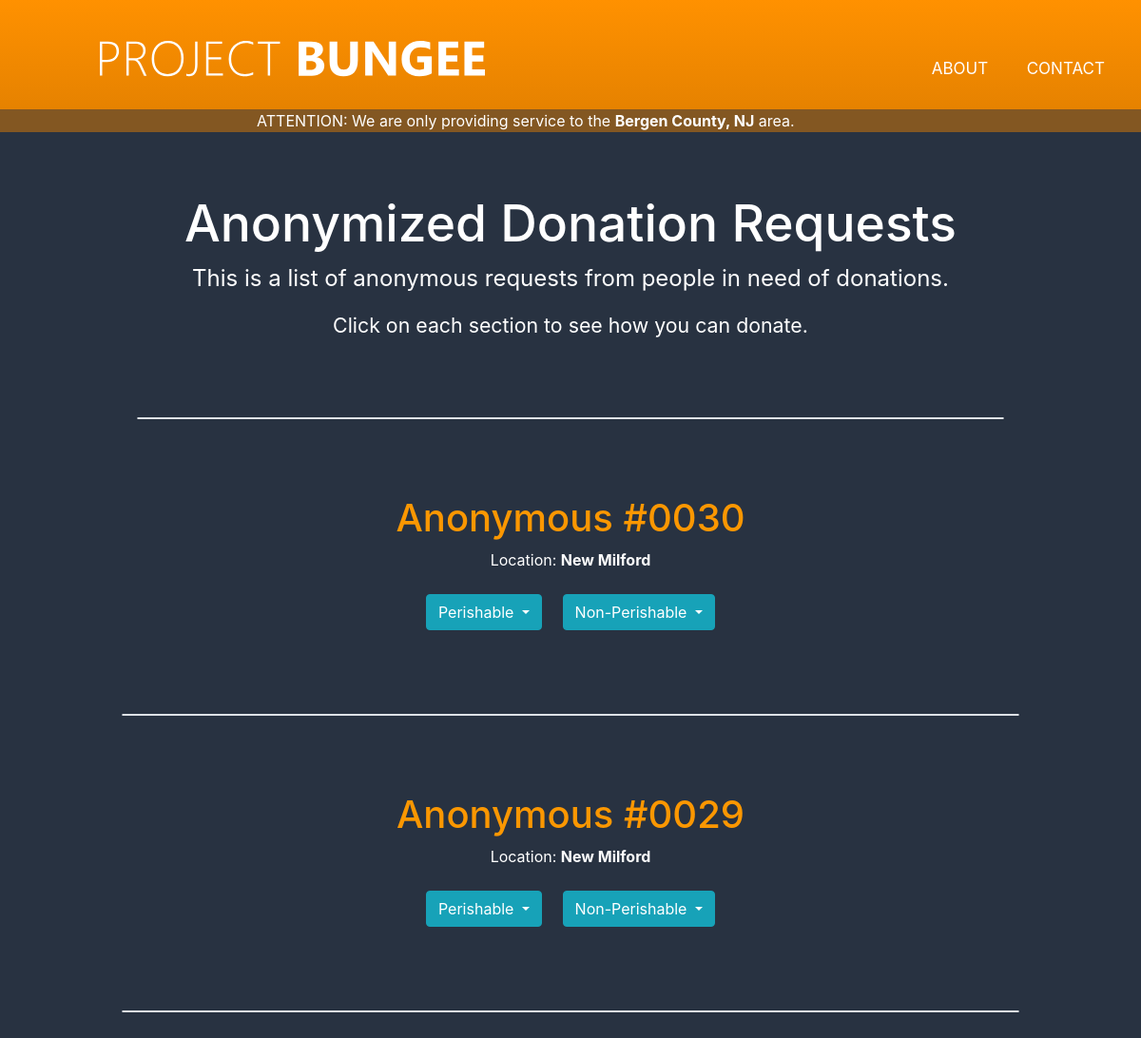
The app's page /donate/ with its own data.
### need/models.py (models this page shows)
class Order(models.Model):
    name = models.CharField(max_length = 150)
    alias = models.CharField(max_length = 150, default="Anonymous")
    town = models.TextField(default='blank')
    address = models.TextField(default='blank')
    email = models.TextField(default='blank')
    number = models.TextField(default='blank')
    urgency = models.TextField(default='blank')
    Non_Perishable = models.TextField(default='blank')
    Perishable = models.TextField(default='Placeholder')
    terms = models.BooleanField(default=False)
    time = models.CharField(max_length=500,default='blank')
    featured = models.BooleanField(default=False)
    score = models.DecimalField(max_digits=10,decimal_places=5,default=0)

### need/views.py (the view)
# urls.py: path('donate/', order_list_view, name='donate'),
def order_list_view(request):
    queryset = Order.objects.all()
    approved = []
    for item in queryset:
        if item.featured == True:
            approved.append(item)
        else:
            continue
    sort_orders(approved)
    queryset = Order.objects.all().order_by('score')
    queryset = queryset.reverse()
    approved = []
    for item in queryset:
        if item.featured == True:
            approved.append(item)
        else:
            continue
    Non_Perishable = []
    Perishable = []
    for item in approved:
        Non_Perishable.append((item.Non_Perishable).split(","))
        Perishable.append((item.Perishable).split(","))
    for (obj,item,item_two) in zip(approved,Non_Perishable,Perishable):
        obj.Non_Perishable = item
        obj.Perishable = item_two
        obj.town = (obj.town).title()
    list_length = len(approved)
    context = {
        "object_list": approved,
        "non-perishable": Non_Perishable,
        "length": list_length,
    }
    return render(request, "donation_list.html", context)

### need/sort.py (called while the page is built)
def sort_orders(queryset):
    new_sorted = {}
    i = 0
    for item in queryset:
        i += 1
        urgency_weight = (int(item.urgency) * 0.7)
        position_weight = (len(queryset) - (i))*0.3
        name = item.name
        new_sorted[name] = urgency_weight + position_weight
    pointer = 0
    unique_id = 0
    for item in new_sorted:
        if item == queryset[pointer].name:
            Order.objects.filter(name=item).update(alias=(str(unique_id) + str(unique_id) + str(queryset[pointer].id)))
            Order.objects.filter(name=item).update(score=new_sorted[item])
            pointer += 1
        else:
            pointer += 1
            continue
    return new_sorted

### templates/donation_list.html (shortened to what this page needs)
{% extends 'base.html' %}
{% block content %}
<div class="title">
    <h1 id="list-title" >Anonymized Donation Requests</h1>
    <p id="big-paragraph" >This is a list of anonymous requests from people in need of donations.</p>
    <p id="lil-paragraph" >Click on each section to see how you can donate.</p>
    <hr class="border">
</div>
<body class="background">
    <div style="text-align: center; color: white;">
        {% for instance in object_list %}
        <div class="anonymous-section">
            <a href="/donate/{{ instance.id }}" style="color: white;"><h1 style="color:#ff9900fb;">Anonymous #{{ instance.alias }}</h1></a>
            <p>Location: <b>{{ instance.town }}</b> </p>
            <div class="items">
                <div class="btn-group" style="padding: 0.5rem;">
                    <button type="button" class="btn btn-info dropdown-toggle" data-toggle="dropdown" aria-haspopup="true" aria-expanded="false">
                    Perishable
                    </button>
                </div>
                <div class="btn-group" style="padding: 0.5rem;">
                    <button type="button" class="btn btn-info dropdown-toggle" data-toggle="dropdown" aria-haspopup="true" aria-expanded="false">
                    Non-Perishable
                    </button>
                </div>
            </div>
            <hr class="border">
        </div>
        {% endfor %}
    </div>
</body>
{% endblock %}

### static/css/style.css (style rules this page uses)
* { padding: 0; margin: 0; text-decoration: none; list-style: none; box-sizing: border-box; }
body { font-family: 'Segoe UI', Tahoma, Geneva, Verdana, sans-serif; }
#lil-paragraph { font-size:16pt; }
#big-paragraph { font-size: 18pt; }
#list-title { font-size: 40pt; }

### templates/donation_list.html (style rules this page uses)
.anonymous-section { margin: 3rem; }
.items { font-size: 15pt; }
.border { margin: 5rem; border-top: 8px solid rgb(119, 119, 119); border-radius: 3px; }
.background { background-color: rgb(40, 50, 65); }
.title { text-align: center; color: white; margin: 4rem; margin-bottom: 5rem; }

### records on screen
Order: alias "0030", town "New Milford"
Order: alias "0029", town "New Milford"
